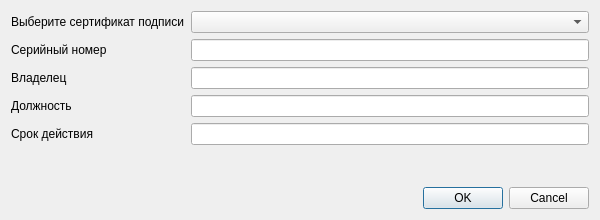
<?xml version="1.0" encoding="UTF-8"?>
<ui version="4.0">
 <class>DialogSignature</class>
 <widget class="QDialog" name="DialogSignature">
  <property name="geometry">
   <rect>
    <x>0</x>
    <y>0</y>
    <width>600</width>
    <height>220</height>
   </rect>
  </property>
  <property name="minimumSize">
   <size>
    <width>600</width>
    <height>220</height>
   </size>
  </property>
  <property name="maximumSize">
   <size>
    <width>600</width>
    <height>220</height>
   </size>
  </property>
  <property name="windowTitle">
   <string>Выберите подпись</string>
  </property>
  <layout class="QVBoxLayout" name="verticalLayout">
   <item>
    <layout class="QGridLayout" name="gridLayout">
     <item row="0" column="0">
      <widget class="QLabel" name="label">
       <property name="text">
        <string>Выберите сертификат подписи</string>
       </property>
      </widget>
     </item>
     <item row="0" column="1" colspan="3">
      <widget class="QComboBox" name="comboBoxCert"/>
     </item>
     <item row="1" column="0">
      <widget class="QLabel" name="label_2">
       <property name="text">
        <string>Серийный номер</string>
       </property>
      </widget>
     </item>
     <item row="2" column="0">
      <widget class="QLabel" name="label_3">
       <property name="text">
        <string>Владелец</string>
       </property>
      </widget>
     </item>
     <item row="3" column="0">
      <widget class="QLabel" name="label_4">
       <property name="text">
        <string>Должность</string>
       </property>
      </widget>
     </item>
     <item row="4" column="0">
      <widget class="QLabel" name="label_5">
       <property name="text">
        <string>Срок действия</string>
       </property>
      </widget>
     </item>
     <item row="1" column="1" colspan="3">
      <widget class="QLineEdit" name="lineEditSN">
       <property name="readOnly">
        <bool>true</bool>
       </property>
      </widget>
     </item>
     <item row="2" column="1" colspan="3">
      <widget class="QLineEdit" name="lineEditSub">
       <property name="readOnly">
        <bool>true</bool>
       </property>
      </widget>
     </item>
     <item row="3" column="1" colspan="3">
      <widget class="QLineEdit" name="lineEditTitle">
       <property name="readOnly">
        <bool>true</bool>
       </property>
      </widget>
     </item>
     <item row="4" column="1" colspan="3">
      <widget class="QLineEdit" name="lineEditPer">
       <property name="readOnly">
        <bool>true</bool>
       </property>
      </widget>
     </item>
    </layout>
   </item>
   <item>
    <spacer name="verticalSpacer">
     <property name="orientation">
      <enum>Qt::Vertical</enum>
     </property>
     <property name="sizeHint" stdset="0">
      <size>
       <width>20</width>
       <height>40</height>
      </size>
     </property>
    </spacer>
   </item>
   <item>
    <widget class="QDialogButtonBox" name="buttonBox">
     <property name="orientation">
      <enum>Qt::Horizontal</enum>
     </property>
     <property name="standardButtons">
      <set>QDialogButtonBox::Cancel|QDialogButtonBox::Ok</set>
     </property>
    </widget>
   </item>
  </layout>
 </widget>
 <resources/>
 <connections>
  <connection>
   <sender>buttonBox</sender>
   <signal>accepted()</signal>
   <receiver>DialogSignature</receiver>
   <slot>accept()</slot>
   <hints>
    <hint type="sourcelabel">
     <x>248</x>
     <y>254</y>
    </hint>
    <hint type="destinationlabel">
     <x>157</x>
     <y>274</y>
    </hint>
   </hints>
  </connection>
  <connection>
   <sender>buttonBox</sender>
   <signal>rejected()</signal>
   <receiver>DialogSignature</receiver>
   <slot>reject()</slot>
   <hints>
    <hint type="sourcelabel">
     <x>316</x>
     <y>260</y>
    </hint>
    <hint type="destinationlabel">
     <x>286</x>
     <y>274</y>
    </hint>
   </hints>
  </connection>
 </connections>
</ui>
